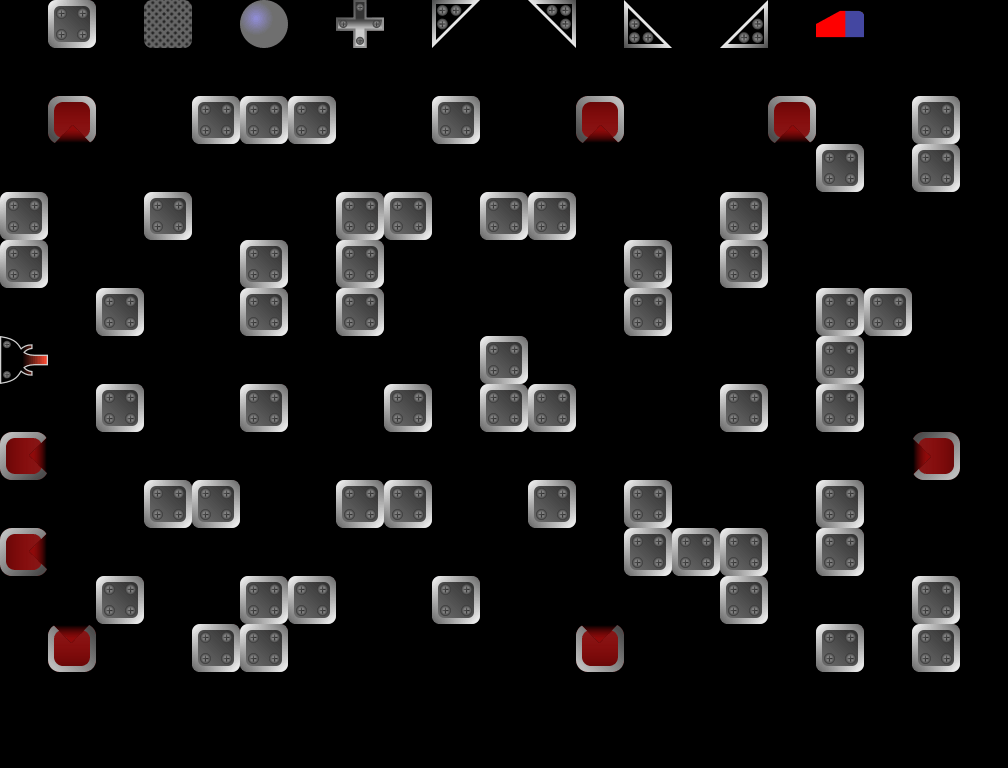

Rendered tile map (Tiled .tmx) drawn with the repository's tilesets; below, a short description and the full map source, tile grids included:
An orthogonal 21x16 tile map with 48x48 px tiles, 2 tile layers (Blocks, Info), 1 hidden layer not drawn, 1 image layer.

<map version="1.10" tiledversion="1.10.2" orientation="orthogonal" renderorder="right-down" width="21" height="16" tilewidth="48" tileheight="48" infinite="0" nextlayerid="10" nextobjectid="2">
 <editorsettings>
  <export target="../../public/assets/levels/level-21.json" format="json" />
 </editorsettings>
 <tileset firstgid="1" name="tileset" tilewidth="48" tileheight="48" tilecount="18" columns="18">
  <image source="../../public/assets/tileset.png" width="864" height="48" />
  <tile id="0" type="BlockingBlock" />
  <tile id="1" type="Cross" />
  <tile id="2" type="BallMirror" />
  <tile id="3" type="BottomLeftMirror" />
  <tile id="4" type="BottomRightMirror" />
  <tile id="5" type="TopLeftMirror" />
  <tile id="6" type="TopRightMirror" />
  <tile id="7" type="TimedBlock" />
  <tile id="8" type="LaserStartDown" />
  <tile id="9" type="LaserStartLeft" />
  <tile id="10" type="LaserStartRight" />
  <tile id="11" type="LaserStartUp" />
  <tile id="12" type="TargetUp" />
  <tile id="13" type="TargetRight" />
  <tile id="14" type="TargetDown" />
  <tile id="15" type="TargetLeft" />
  <tile id="16" type="ForbiddenBlock" />
  <tile id="17" type="Eraser" />
 </tileset>
 <imagelayer id="9" name="bg" locked="1" opacity="0.5" offsetx="-1.34366" offsety="95.2359">
  <image source="../black.png" width="960" height="576" />
 </imagelayer>
 <layer id="2" name="Blocks" width="21" height="16">
  <data encoding="csv">
0,0,0,0,0,0,0,0,0,0,0,0,0,0,0,0,0,0,0,0,0,
0,0,0,0,0,0,0,0,0,0,0,0,0,0,0,0,0,0,0,0,0,
0,15,0,0,1,1,1,0,0,1,0,0,15,0,0,0,15,0,0,1,0,
0,0,0,0,0,0,0,0,0,0,0,0,0,0,0,0,0,1,0,1,0,
1,0,0,1,0,0,0,1,1,0,1,1,0,0,0,1,0,0,0,0,0,
1,0,0,0,0,1,0,1,0,0,0,0,0,1,0,1,0,0,0,0,0,
0,0,1,0,0,1,0,1,0,0,0,0,0,1,0,0,0,1,1,0,0,
11,0,0,0,0,0,0,0,0,0,1,0,0,0,0,0,0,1,0,0,0,
0,0,1,0,0,1,0,0,1,0,1,1,0,0,0,1,0,1,0,0,0,
14,0,0,0,0,0,0,0,0,0,0,0,0,0,0,0,0,0,0,16,0,
0,0,0,1,1,0,0,1,1,0,0,1,0,1,0,0,0,1,0,0,0,
14,0,0,0,0,0,0,0,0,0,0,0,0,1,1,1,0,1,0,0,0,
0,0,1,0,0,1,1,0,0,1,0,0,0,0,0,1,0,0,0,1,0,
0,13,0,0,1,1,0,0,0,0,0,0,13,0,0,0,0,1,0,1,0,
0,0,0,0,0,0,0,0,0,0,0,0,0,0,0,0,0,0,0,0,0,
0,0,0,0,0,0,0,0,0,0,0,0,0,0,0,0,0,0,0,0,0
</data>
 </layer>
 <layer id="5" name="Info" width="21" height="16">
  <properties>
   <property name="BallMirror" type="int" value="7" />
   <property name="BlockingBlock" type="int" value="0" />
   <property name="BottomLeftMirror" type="int" value="0" />
   <property name="BottomRightMirror" type="int" value="0" />
   <property name="Cross" type="int" value="6" />
   <property name="LevelName" value="Surprising Event" />
   <property name="MaxItems" type="int" value="13" />
   <property name="TimedBlock" type="int" value="0" />
   <property name="TopLeftMirror" type="int" value="0" />
   <property name="TopRightMirror" type="int" value="0" />
  </properties>
  <data encoding="csv">
0,1,0,8,0,3,0,2,0,5,0,4,0,7,0,6,0,18,0,0,0,
0,0,0,0,0,0,0,0,0,0,0,0,0,0,0,0,0,0,0,0,0,
0,0,0,0,0,0,0,0,0,0,0,0,0,0,0,0,0,0,0,0,0,
0,0,0,0,0,0,0,0,0,0,0,0,0,0,0,0,0,0,0,0,0,
0,0,0,0,0,0,0,0,0,0,0,0,0,0,0,0,0,0,0,0,0,
0,0,0,0,0,0,0,0,0,0,0,0,0,0,0,0,0,0,0,0,0,
0,0,0,0,0,0,0,0,0,0,0,0,0,0,0,0,0,0,0,0,0,
0,0,0,0,0,0,0,0,0,0,0,0,0,0,0,0,0,0,0,0,0,
0,0,0,0,0,0,0,0,0,0,0,0,0,0,0,0,0,0,0,0,0,
0,0,0,0,0,0,0,0,0,0,0,0,0,0,0,0,0,0,0,0,0,
0,0,0,0,0,0,0,0,0,0,0,0,0,0,0,0,0,0,0,0,0,
0,0,0,0,0,0,0,0,0,0,0,0,0,0,0,0,0,0,0,0,0,
0,0,0,0,0,0,0,0,0,0,0,0,0,0,0,0,0,0,0,0,0,
0,0,0,0,0,0,0,0,0,0,0,0,0,0,0,0,0,0,0,0,0,
0,0,0,0,0,0,0,0,0,0,0,0,0,0,0,0,0,0,0,0,0,
0,0,0,0,0,0,0,0,0,0,0,0,0,0,0,0,0,0,0,0,0
</data>
 </layer>
 <layer id="7" name="SelectionArea" width="21" height="16" visible="0" locked="1">
  <data encoding="csv">
0,0,0,0,0,0,0,0,0,0,0,0,0,0,0,0,0,0,0,0,0,
0,0,0,0,0,0,0,0,0,0,0,0,0,0,0,0,0,0,0,0,0,
8,8,8,8,8,8,8,8,8,8,8,8,8,8,8,8,8,8,8,8,8,
8,8,8,8,8,8,8,8,8,8,8,8,8,8,8,8,8,8,8,8,8,
8,8,8,8,8,8,8,8,8,8,8,8,8,8,8,8,8,8,8,8,8,
8,8,8,8,8,8,8,8,8,8,8,8,8,8,8,8,8,8,8,8,8,
8,8,8,8,8,8,8,8,8,8,8,8,8,8,8,8,8,8,8,8,8,
8,8,8,8,8,8,8,8,8,8,8,8,8,8,8,8,8,8,8,8,8,
8,8,8,8,8,8,8,8,8,8,8,8,8,8,8,8,8,8,8,8,8,
8,8,8,8,8,8,8,8,8,8,8,8,8,8,8,8,8,8,8,8,8,
8,8,8,8,8,8,8,8,8,8,8,8,8,8,8,8,8,8,8,8,8,
8,8,8,8,8,8,8,8,8,8,8,8,8,8,8,8,8,8,8,8,8,
8,8,8,8,8,8,8,8,8,8,8,8,8,8,8,8,8,8,8,8,8,
8,8,8,8,8,8,8,8,8,8,8,8,8,8,8,8,8,8,8,8,8,
0,0,0,0,0,0,0,0,0,0,0,0,0,0,0,0,0,0,0,0,0,
0,0,0,0,0,0,0,0,0,0,0,0,0,0,0,0,0,0,0,0,0
</data>
 </layer>
</map>
